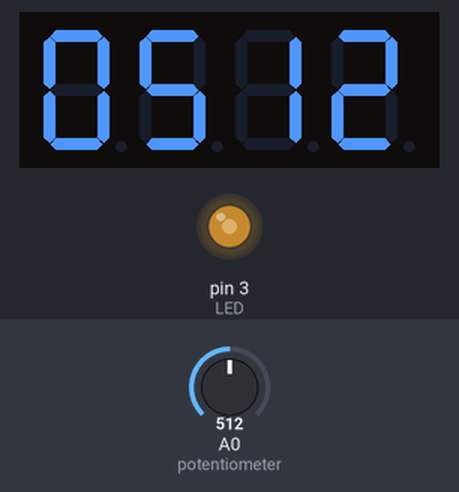
Bench run of a sketch on a simulated Arduino Uno, built with avr-gcc and run on an emulated ATmega328P. Shown: 4-digit seven-segment display, output pins drawn as LEDs (lit = HIGH). Wiring (inferred from the names in the program): 4-digit 7-segment display, segments lit when LOW: segments pin 9, pin 13, pin 5, pin 4, pin 2, pin 10, pin 6; digit selects pin 8, pin 11, pin 12, pin 7. The inputs (shaded band) are chosen by the test bench; at power-on: A0 (potentiometer) = 512. The segment pins are drawn as the display they are named for; pins used as bus, display or sensor lines are not drawn.

Above: at 1.2 s.
1.3 s: A0 (potentiometer) set to 716
At 1.9 s:
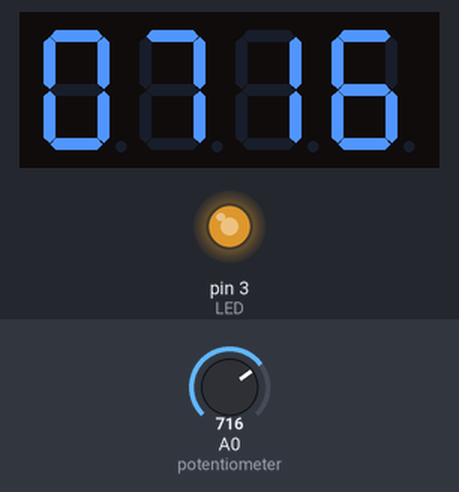
2.8 s: A0 (potentiometer) set to 900
At 3.8 s:
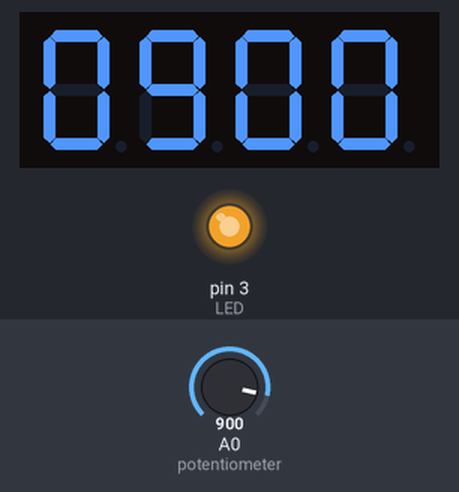
4.3 s: A0 (potentiometer) set to 122
At 5.0 s:
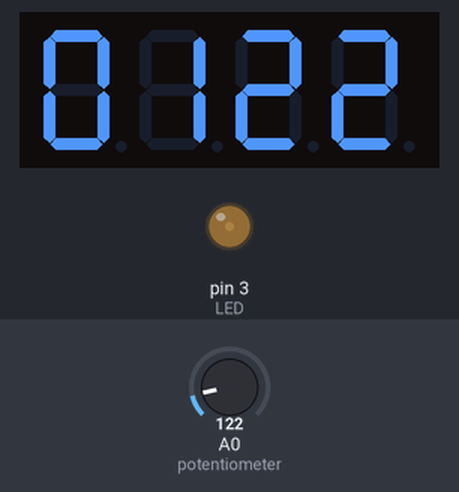
5.8 s: A0 (potentiometer) set to 0
At 6.6 s:
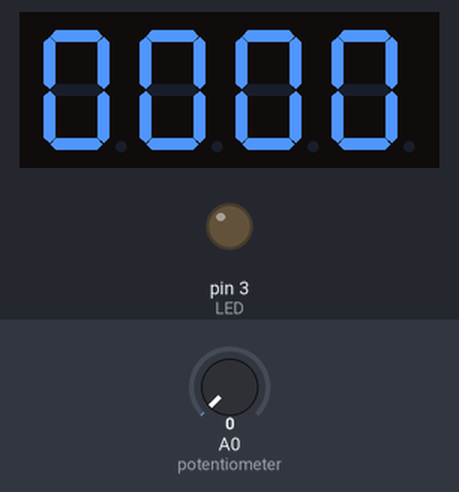
Timing chart, 0 to 8.3 s (numbered marks = the images above; inputs shaded):
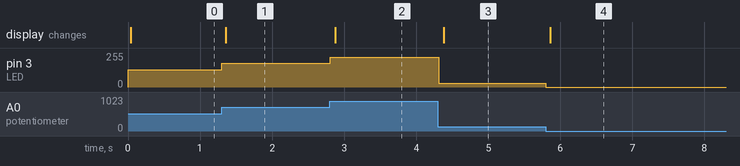

Measured:
- after the input at 1.3 s, pin 3 (LED): 128/255 → 179/255 at once; the display: changes after 0.06 s (image 1)
- after the input at 2.8 s, pin 3 (LED): 179/255 → 225/255 at once; the display: changes after 0.08 s (image 2)
- after the input at 4.3 s, pin 3 (LED): 225/255 → 30/255 at once; the display: changes after 0.08 s (image 3)
- after the input at 5.8 s, pin 3 (LED): 30/255 → 0/255 at once; the display: changes after 0.06 s (image 4)

The sketch:

segment_potentiometer_LED.ino
```cpp
//가변저항을 7세그먼트로 표시, led로도 저항 표시//

int a = 9; // 7세그먼트 핀 번호
int b = 13;
int c = 5;
int d = 4;
int e = 2;
int f = 10;
int g = 6;
// dot is not used in this project
int D1 = 8;
int D2 = 11;
int D3 = 12;
int D4 = 7;
int LED= 3;

int space1, space2, space3, space4;
int potentiometer = A0; // 가변 저항 제어 핀

const int delayTime = 5; // delay set to 5 ms

void setup() {
  pinMode(a, OUTPUT); // 각각의 7세그먼트 핀들을 출력으로 설정
  pinMode(b, OUTPUT);
  pinMode(c, OUTPUT);
  pinMode(d, OUTPUT);
  pinMode(e, OUTPUT);
  pinMode(f, OUTPUT);
  pinMode(g, OUTPUT);
  pinMode(D1, OUTPUT);
  pinMode(D2, OUTPUT);
  pinMode(D3, OUTPUT);
  pinMode(D4, OUTPUT);
  pinMode(LED,OUTPUT);

}
void loop() {
  // put your main code here, to run repeatedly:
  int a= analogRead(potentiometer);

  int a1= a / 4;

  int space1=a/1000;
  int space2=(a%1000)/100;
  int space3=(a%100)/10;
  int space4=a%10;

  analogWrite(LED,a1);

  digitalWrite(D4,1);
  selectnum(space4);
  delay(delayTime);
  digitalWrite(D4,0);

  digitalWrite(D3,1);
  selectnum(space3);
  delay(delayTime);
  digitalWrite(D3,0);

  digitalWrite(D2,1);
  selectnum(space2);
  delay(delayTime);
  digitalWrite(D2,0);

  digitalWrite(D1,1);
  selectnum(space1);
  delay(delayTime);
  digitalWrite(D1,0);
}

void selectnum(int x){
  switch(x){
    case 1: num1(); break;
    case 2: num2(); break;
    case 3: num3(); break;
    case 4: num4(); break;
    case 5: num5(); break;
    case 6: num6(); break;
    case 7: num7(); break;
    case 8: num8(); break;
    case 9: num9(); break;
    default: num0(); break;
    }
  }

void num1() { // 1출력
  digitalWrite(a, 1);
  digitalWrite(b, 0);
  digitalWrite(c, 0);
  digitalWrite(d, 1);
  digitalWrite(e, 1);
  digitalWrite(f, 1);
  digitalWrite(g, 1);
}

void num2() { // 2출력
  digitalWrite(a, 0);
  digitalWrite(b, 0);
  digitalWrite(c, 1);
  digitalWrite(d, 0);
  digitalWrite(e, 0);
  digitalWrite(f, 1);
  digitalWrite(g, 0);
}

void num3() { // 3출력
  digitalWrite(a, 0);
  digitalWrite(b, 0);
  digitalWrite(c, 0);
  digitalWrite(d, 0);
  digitalWrite(e, 1);
  digitalWrite(f, 1);
  digitalWrite(g, 0);
}

void num4() { // 4출력
  digitalWrite(a, 1);
  digitalWrite(b, 0);
  digitalWrite(c, 0);
  digitalWrite(d, 1);
  digitalWrite(e, 1);
  digitalWrite(f, 0);
  digitalWrite(g, 0);
}

void num5() { // 5출력
  digitalWrite(a, 0);
  digitalWrite(b, 1);
  digitalWrite(c, 0);
  digitalWrite(d, 0);
  digitalWrite(e, 1);
  digitalWrite(f, 0);
  digitalWrite(g, 0);
}

void num6() { // 6출력
  digitalWrite(a, 0);
  digitalWrite(b, 1);
  digitalWrite(c, 0);
  digitalWrite(d, 0);
  digitalWrite(e, 0);
  digitalWrite(f, 0);
  digitalWrite(g, 0);
}

void num7() { // 7출력
  digitalWrite(a, 0);
  digitalWrite(b, 0);
  digitalWrite(c, 0);
  digitalWrite(d, 1);
  digitalWrite(e, 1);
  digitalWrite(f, 1);
  digitalWrite(g, 1);
}

void num8() { // 8출력
  digitalWrite(a, 0);
  digitalWrite(b, 0);
  digitalWrite(c, 0);
  digitalWrite(d, 0);
  digitalWrite(e, 0);
  digitalWrite(f, 0);
  digitalWrite(g, 0);
}

void num9() { // 9출력
  digitalWrite(a, 0);
  digitalWrite(b, 0);
  digitalWrite(c, 0);
  digitalWrite(d, 0);
  digitalWrite(e, 1);
  digitalWrite(f, 0);
  digitalWrite(g, 0);
}

void num0() { // 0출력
  digitalWrite(a, 0);
  digitalWrite(b, 0);
  digitalWrite(c, 0);
  digitalWrite(d, 0);
  digitalWrite(e, 0);
  digitalWrite(f, 0);
  digitalWrite(g, 1);
}
```
